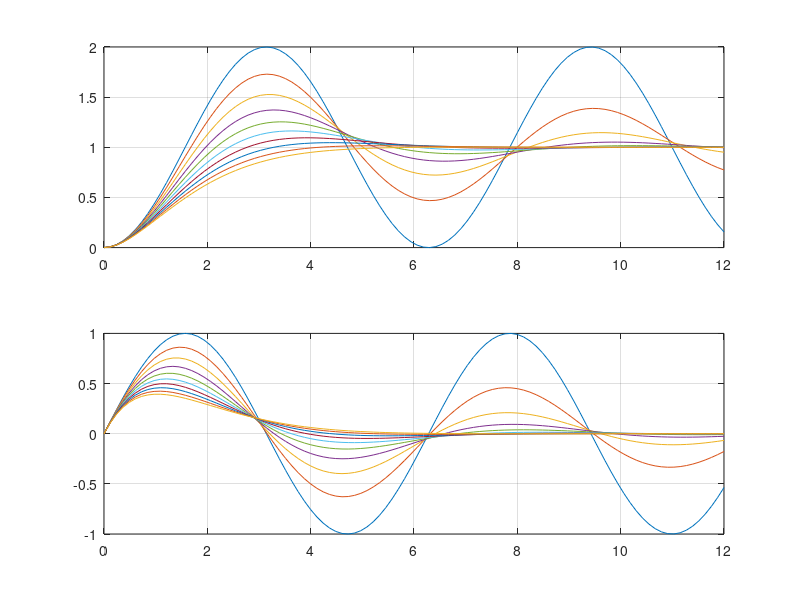

The MATLAB source for this figure:
clc
clear
close all

G = linspace(0,12,100);
Z = 0:0.1:0.9;
T = -atan(Z./(sqrt(1-Z.^2)));

for i = 1:length(Z)
    k = sqrt(1-Z(i)^2);
    a = exp(-Z(i)*G);
    b = cos(k.*G+T(i));
    y=1-(a/k).*b;
    h = (a/k).*sin(k*G);
    
    subplot(2,1,1);
    plot(G,y)
    hold on
    grid on
    
    subplot(2,1,2);
    plot(G,h)
    hold on
    grid on
end
